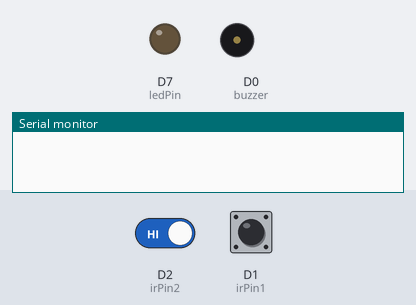
The sketch below on a simulated ESP8266 (NodeMCU). On the bench: output pins drawn as LEDs (lit = HIGH), buzzer (waves = sounding, pin HIGH), the last lines printed to the serial monitor. Dashed ring = blinking. The test bench sets the inputs (shaded band); at power-on: D2 (irPin2) HIGH, D1 (irPin1) HIGH. WiFi joins after 1.5 s; servers stay silent unless stated.

Above: at 3.0 s.
3.1 s: D2 (irPin2) driven LOW and D1 (irPin1) driven LOW
At 4.0 s:
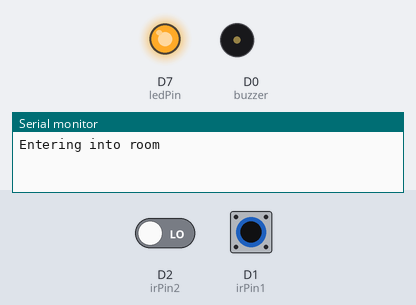
6.1 s: D1 (irPin1) pulsed HIGH 2 times (0.12 s each, 0.3 s apart)
At 8.4 s:
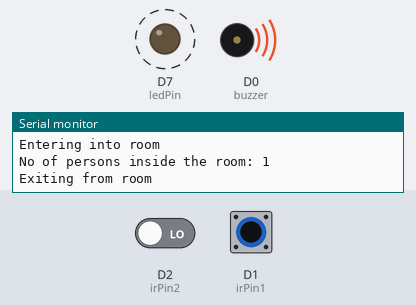
Timing chart, 0 to 11.1 s (numbered marks = the images above; inputs shaded):
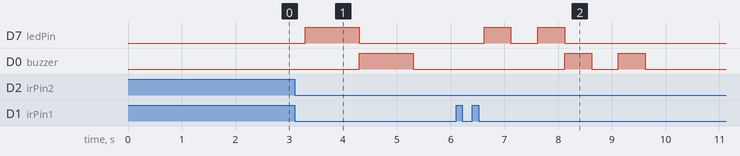

The sketch:

sketch_feb24a.ino
```cpp
#define BLYNK_PRINT Serial
#include <ESP8266WiFi.h>
#include <BlynkSimpleEsp8266.h>

char auth[] = "Pz-sDCrbJs4bTWu8cYCj8s0tvZfVgoGY";
char ssid[]= "aakash";
char pass[]= "147147147";

int irPin1=5;
int irPin2=4;
int buzzer = D0;
int ledPin = D7;
int count=0;

boolean state1 = true;
boolean state2 = true;
boolean insideState = false;
boolean outsideIr=false;
boolean isPeopleExiting=false;
int i=1;

void setup() {

  Blynk.begin(auth, ssid, pass);  // Connection with Blynk server
  Blynk.notify("Your System is ready to use.");
pinMode(irPin1, INPUT);
pinMode(irPin2, INPUT);
pinMode (buzzer, OUTPUT);
pinMode (ledPin, OUTPUT);

  Serial.begin(115200);
}

void loop() {
  Blynk.run();
  if (!digitalRead(irPin1) && i==1 && state1){
     outsideIr=true;
     delay(100);
     i++;
     state1 = false;
  }
   if (!digitalRead(irPin2) && i==2 &&   state2){
     Serial.println("Entering into room");
     outsideIr=true;
     delay(100);

     i = 1 ;
     count++;
     digitalWrite(ledPin, HIGH);
     delay(1000);
     digitalWrite(ledPin, LOW);
     digitalWrite(buzzer,HIGH);
     delay(1000);
       digitalWrite(buzzer,LOW);
     Serial.print("No of persons inside the room: ");
     Serial.println(count);
     state2 = false;
  }

   if (!digitalRead(irPin2) && i==1 && state2 ){
     outsideIr=true;
     delay(100);
     i = 2 ;
     state2 = false;
  }

  if (!digitalRead(irPin1) && i==2 && state1 ){
     Serial.println("Exiting from room");
     outsideIr=true;
     delay(100);
     count--;
     digitalWrite(ledPin, HIGH);
     delay(500);
     digitalWrite(ledPin, LOW);
     delay(500);
     digitalWrite(ledPin, HIGH);
     delay(500);
     digitalWrite(ledPin, LOW);
      digitalWrite(buzzer,HIGH);
     delay(500);
       digitalWrite(buzzer,LOW);
        delay(500);
       digitalWrite(buzzer,HIGH);
        delay(500);
       digitalWrite(buzzer,LOW);

       Serial.print("No of persons inside the room: ");
       Serial.println(count);
     i = 1;
     state1 = false;
  }
    if (digitalRead(irPin1)){
     state1 = true;
    }
     if (digitalRead(irPin2)){
     state2 = true;
    }
     Blynk.virtualWrite(V0, count);
}
```

Measured:
- after the input at 3.1 s, D7 (ledPin): LOW → HIGH after 0.20 s, → LOW 1.0 s later; D0 (buzzer): LOW → HIGH after 1.2 s, → LOW 1.0 s later
- after the input at 6.1 s, D7 (ledPin): alternates HIGH for 0.50 s and LOW for 0.50 s, 4 changes in all, then stays LOW, starting after 0.52 s; D0 (buzzer): alternates HIGH for 0.50 s and LOW for 0.50 s, 4 changes in all, then stays LOW, starting after 2.0 s
